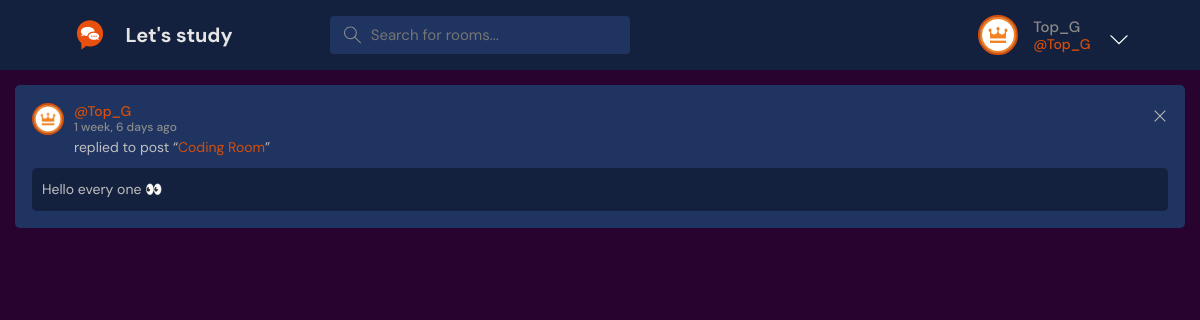
/activities/ (signed in), run on the app's committed database.
### base/models.py (models this page shows, shortened)
class User(AbstractUser):
    username = models.CharField(max_length=200, null=True)
    fullname = models.CharField(max_length=200, null=True)
    email = models.EmailField(unique=True, null=True)
    bio = models.TextField(null=True,blank=True)
    avatar = models.ImageField(null=True, default="avatar.svg")
    USERNAME_FIELD = 'email'
    REQUIRED_FIELDS = []
    pass

class Message(models.Model):
  user = models.ForeignKey(User, on_delete=models.CASCADE)
  room = models.ForeignKey(Room, on_delete=models.CASCADE)
  body = models.TextField()
  created_at = models.DateTimeField(auto_now_add=True)
  updated_at = models.DateTimeField(auto_now=True)

class Room(models.Model):
    id = models.UUIDField(primary_key=True, unique=True, default=uuid.uuid4, editable=False)
    host = models.ForeignKey(User,on_delete=models.SET_NULL,null=True)
    topic = models.ForeignKey(Topic,on_delete=models.SET_NULL,null=True)
    name = models.CharField(max_length=200)
    description = models.TextField(null=True, blank=True)
    created_at = models.DateTimeField(auto_now_add=True)
    updated_at = models.DateTimeField(auto_now=True)
    participants = models.ManyToManyField(
        User, related_name='participants', blank=True)
    class Meta:
      ordering = ['-updated_at','-created_at']

### base/views.py (the view)
# urls.py: path("activities/", views.activityPage, name='activities'),
def activityPage(requset):
    activity_messages = Message.objects.all().order_by('-updated_at', '-created_at')
    return render(requset,'base/activity_page.html',{"activity_messages":activity_messages})

### base/templates/base/activity_page.html
{% extends 'main.html' %}
{% block content %}
{% include 'base/activity_feeds.html' %}
{% endblock content %}

### templates/navbar.html (shortened to what this page needs)
{% load static %}
<header class="header header--loggedIn">
    <div class="container">
        <a href="/" class="header__logo">
            <img src="{% static 'images/logo.png' %}" />
            <h1>Let's study</h1>
        </a>
        <form method="GET" action="/" class="header__search">
            <label>
                <input name="q" type="text" placeholder="Search for rooms..." />
            </label>
        </form>
        <nav class="header__menu">
            {% if request.user.is_authenticated == False %}
            <a href="{% url 'login' %}">
                <img src="{% if request.user.avatar.url %} {{request.user.avatar.url}} {% else %} {% static 'images/avatar.svg' %} {% endif %} " />
                <p > Login</p>
            </a>
            {% else %}
            <div class="header__user">
                <a href="{% url 'user-profile' request.user.id %}">
                    <div class="avatar avatar--medium active">
                        <img
                            src="{{request.user.avatar.url}}"
                        />
                    </div>
                    <p>{{request.user.username}} <span>@{{request.user.username}}</span></p>
                </a>
                <button class="dropdown-button">
                    <svg
                        version="1.1"
                        xmlns="http://www.w3.org/2000/svg"
                        width="32"
                        height="32"
                        viewBox="0 0 32 32"
                    >
                        <title>chevron-down</title>
                        <path
                            d="M16 21l-13-13h-3l16 16 16-16h-3l-13 13z"
                        ></path>
                    </svg>
                </button>
            </div>
            {% endif %}
        </nav>
    </div>
</header>

### base/templates/base/activity_feeds.html
{% block content %} {% for message in activity_messages %}
<div class="activities__box">
    <div class="activities__boxHeader roomListRoom__header">
        <a
            href="{% url 'user-profile' message.user.id %}"
            class="roomListRoom__author"
        >
            <div class="avatar avatar--small">
                <img src="{{message.user.avatar.url}}" />
            </div>
            <p>
                @{{message.user.username}}
                <span>{{message.created_at|timesince}} ago</span>
            </p>
        </a>
        {% if request.user == message.user %}
            <div class="roomListRoom__actions">
                <a href="{% url 'delete-message' message.id %} ">
                    <svg
                        version="1.1"
                        xmlns="http://www.w3.org/2000/svg"
                        width="32"
                        height="32"
                        viewBox="0 0 32 32"
                    >
                        <title>remove</title>
                        <path
                            d="M27.314 6.019l-1.333-1.333-9.98 9.981-9.981-9.981-1.333 1.333 9.981 9.981-9.981 9.98 1.333 1.333 9.981-9.98 9.98 9.98 1.333-1.333-9.98-9.98 9.98-9.981z"
                        ></path>
                    </svg>
                </a>
            </div>
        {% endif %}
    </div>
    <div class="activities__boxContent">
        <p>
            replied to post “<a href="{% url 'room' message.room.id %}"
                >{{message.room.name}}</a
            >”
        </p>
        <div class="activities__boxRoomContent">{{message.body}}</div>
    </div>
</div>
{% endfor %} {% endblock content %}

### static/css/style.css (style rules this page uses)
:root { --color-main: rgb(215, 78, 9); --color-main-light: #e1f6fb; --color-dark: hsl(221, 51%, 16%); --color-light-btn: #ffffff; --color-dark-medium: #767990; --color-dark-light: hsl(221, 51%, 25%); --color-dark-light-btn: hsl(221, 51%, 25%); --color-light: #e5e5e5; --color-gray: #8b8b8b; --color-light-gray: #c0c0c0; --color-bg: rgb(40, 3, 47); --color-success: #5dd693; --color-error: #fc4b0b; }
* { font-family: "DM Sans", -apple-system, BlinkMacSystemFont, "Segoe UI", Roboto, Oxygen, Ubuntu, Cantarell, "Open Sans", "Helvetica Neue", sans-serif; margin: 0; padding: 0; box-sizing: border-box; text-rendering: optimizeLegibility; font-size: inherit; }
html { font-size: 56.25%; }
body { line-height: 1.6; font-weight: 400; font-size: 1.5rem; color: var(--color-light-gray); background-color: var(--color-bg); min-height: 100vh; }
img { width: 100%; }
a { display: inline-block; color: var(--color-main); text-decoration: none; }
.container { max-width: 120rem; width: 90%; margin: auto; }
.avatar { position: relative; display: inline-block; border-radius: 50%; border: 2px solid var(--color-main); }
.avatar img { display: block; border-radius: 50%; object-fit: cover; object-position: center; }
.avatar.avatar--small img { width: 2.8rem; height: 2.8rem; }
.avatar.avatar--small:after { width: 0.7rem; height: 0.7rem; bottom: 0px; right: -6px; }
.avatar.avatar--medium img { width: 3.6rem; height: 3.6rem; border-radius: 50%; }
.avatar.avatar--medium:after { width: 0.7rem; height: 0.7rem; bottom: 0px; right: -6px; }
.header { padding: 1.5rem; background-color: var(--color-dark); }
.header > .container { display: flex; justify-content: center; align-items: center; }
.header__logo, .header__user { display: flex; gap: 2rem; align-items: center; }
.header__logo > img { height: 3.2rem; width: 3.2rem; }
.header__logo > h1 { font-weight: 700; font-size: 2rem; color: var(--color-light); }
.header__search { display: flex; justify-content: center; align-items: center; margin-left: 9.7rem; }
.header .header__search > label { width: 30rem; }
.header__search > label { background-color: var(--color-dark-light); display: flex; margin: 0; align-items: center; padding: 0.4rem; gap: 1rem; border-radius: 4px; }
.header__search svg { fill: var(--color-gray); width: 2rem; height: 2rem; margin-left: 1rem; }
.header__search input { width: 100%; margin-right:.4rem; height: 30px; background: transparent; border: none; outline: none; color: var(--color-light); }
.header__menu { margin-left: auto; position: relative; }
.header__menu a { display: flex; gap: 1.5rem; align-items: center; font-weight: 500; text-decoration: none; color: var(--color-gray); }
.header__menu img { height: 3.6rem; }
.header__menu p { line-height: 1.2; }
.header__menu span { color: var(--color-main); font-weight: 500; font-size: 1.4rem; display: block; }
.header__menu svg { width: 1.6rem; height: 1.6rem; scale: 1.15; fill: var(--color-light-btn); }
.dropdown-button { background: transparent; border: 0; outline: 0; cursor: pointer; }
.roomListRoom__header { display: flex; justify-content: space-between; align-items: center; }
.roomListRoom__author { font-weight: 500; display: flex; align-items: center; gap: 1rem; }
.roomListRoom__actions { display: flex; align-items: flex-start; gap: 1rem; position: relative; }
.roomListRoom__actions svg { fill: var(--color-main); width: 1.6rem; height: 1.6rem; }
.activities__box { margin: 1.5rem; padding: 1.5rem; background-color: var(--color-dark-light); border: 2px solid var(--color-dark-light); border-radius: 5px; }
.activities__boxHeader p { font-size: 1.4rem; line-height: 1.3; }
.activities__boxHeader p span { color: var(--color-gray); font-size: 1.2rem; display: block; }
.activities__boxContent { margin-left: 4.2rem; }
.activities__boxContent { font-size: 1.4rem; }
.activities__boxRoomContent { background: var(--color-dark); padding: 1rem; border-radius: 5px; margin-top: 1rem; margin-left: -4.2rem; }
.roomListRoom__actions svg { fill: var(--color-light-gray); }
label, button { display: block; margin-top: 1em; }
@media screen and (max-width: 1300px) { html { font-size:55%; } }
@media only screen and (min-width: 1200px) { html { font-size: 62.5%; } }

### data on the page
User: user.avatar (picture), user.username "Top_G"
Message: user.avatar (picture), user.username "Top_G", created_at "1 week, 6 days", room.name "Coding Room", body "Hello every one 👀"
